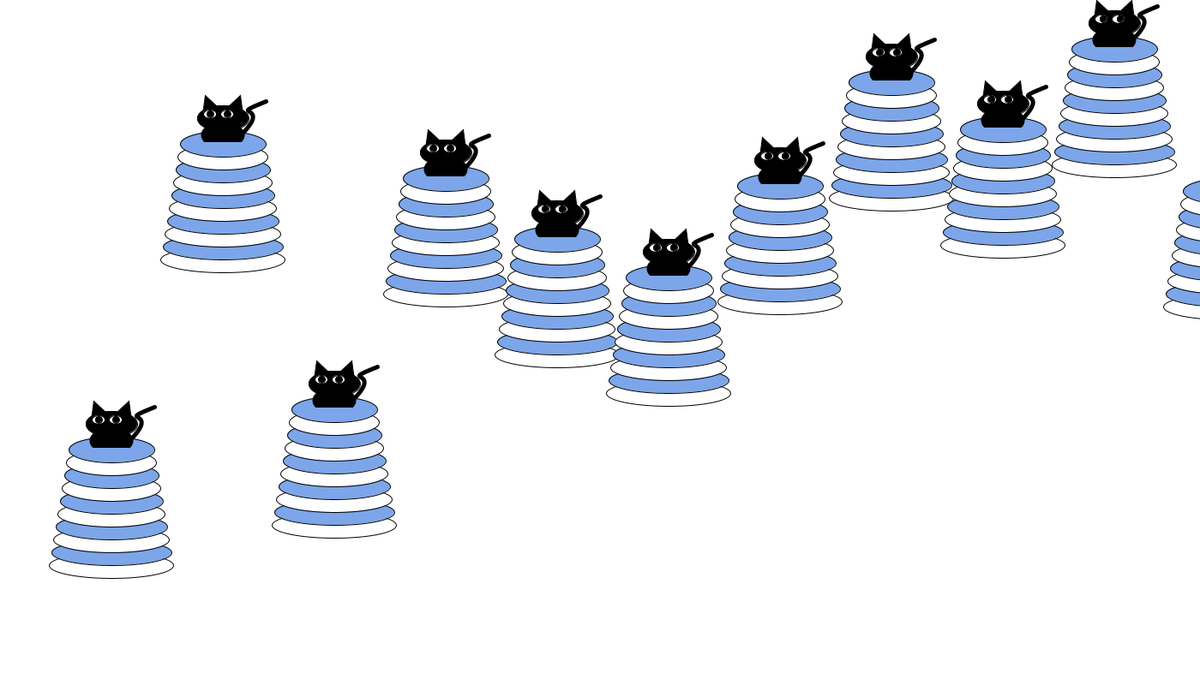
Frame 1 (no input)
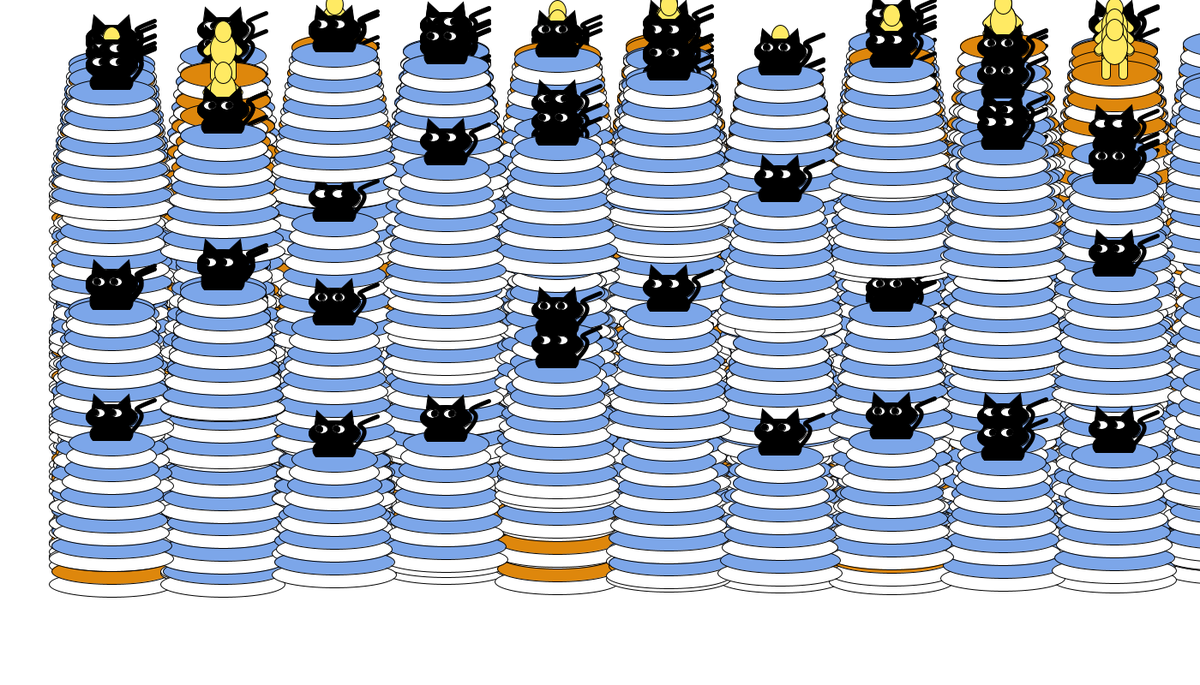
Frame 60 (the mouse pressed at the canvas centre just before this capture)
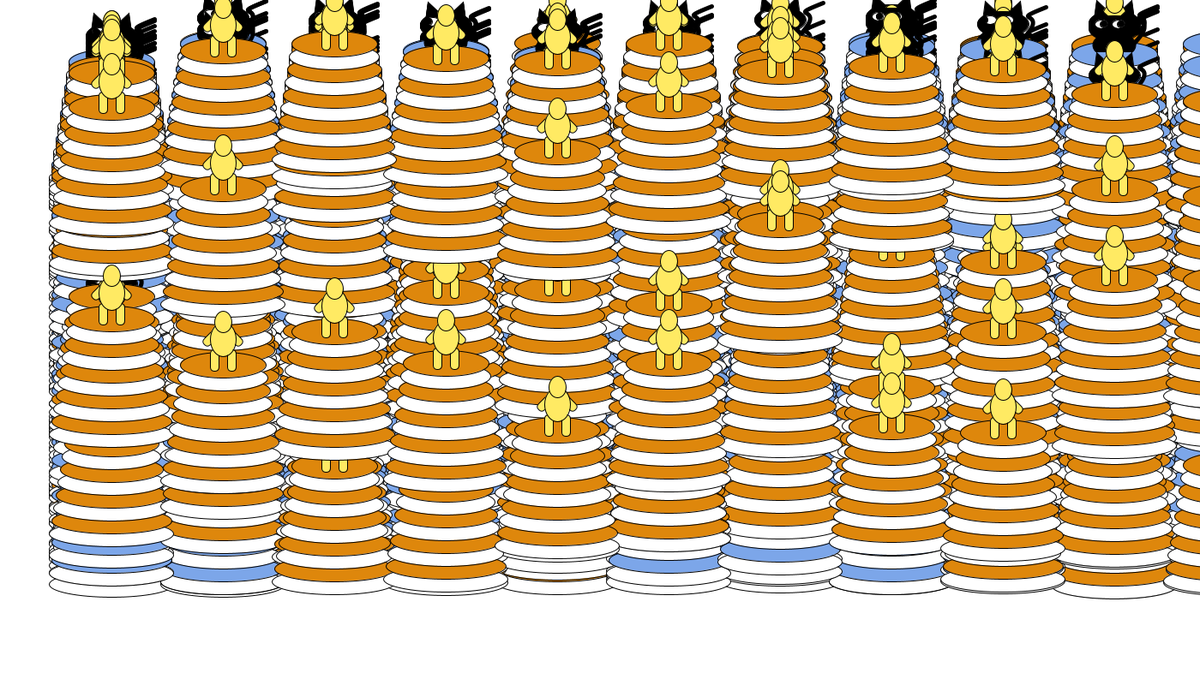
Frame 120 (the mouse held since frame 60 and released just before this capture)

The Processing sketch that drew these frames (run headless with seeded random() and noise(); from frame 60 on, the mouse is pressed at the canvas centre):

// Processing sketch: Building_Towers_and_putting_people_on_them
// ── Building_Towers_and_putting_people_on_them.pde

float kittyEyesOffset = 0.2;
float kittyEyesDx = 0.2;

int isCat = (int) random(2); 
int characters=(int)random(2);
/* 
Fun practice challenge with loops! 
1. Make 10 towers using a loop! 
2. How can you alternate between drawing a person and drawing a cat in the loop? 
-- hint, maybe think about isCat? 
3. How do you make the cats eyes move? What variable should you change? 
*/
void setup() {
  size(1400, 800);
  background(255);
  rectMode(CENTER);
  
}

void draw() {

  
for(int i = 1; i <= 11; i = i + 1) {
  
    if (characters == 0){
    tower(i*130, (int) random(200,700), 200, "kitty", color(124, 166, 233));
    } else if (characters == 1){
     tower(i*130, (int) random(200,700), 200, "person", color(222, 135, 12));
    }
  }
  
  if (frameCount % 10 == 0) {
    characters = (int) random(2);
    
  }
}

void tower(float xCenter, float yBottom, float h, String figure, color col) {
  float spacing = 30;
  int numLayers = (int) max(h / spacing, 10);
  for (int n = 1; n <= numLayers; n++) {
    if (n % 2 == 0) {
      fill(col);
    } else {
      fill(255);
    }
    ellipse(xCenter,
      yBottom - n * spacing * .5, 150 - n * 5, spacing);
  }
  // figure on top
  float towerTop = yBottom - numLayers * spacing * .5;
  if (figure == "kitty") {
    kitty(xCenter, towerTop);
  } else {
    person(xCenter, towerTop);
  }
}

void kitty(float xCenter, float towerTop) {
  fill(0);
  arc(xCenter, towerTop - 10, 50, 30, radians(150), radians(390), CHORD);
  // tail
  noFill();
  strokeWeight(5);
  bezier(xCenter + 50, towerTop - 50,
    xCenter, towerTop - 30, xCenter + 60, towerTop - 50,
    xCenter + 20, towerTop - 10);
  fill(0);
  strokeWeight(1);
  for (int ear = -1; ear <= 1; ear = ear + 2) {
    push();
    translate(xCenter, towerTop);
    rotate(radians(ear * 20));
    triangle(-10, -40, 10, -40, 0, -60);
    pop();
  }
  // face
  ellipse(xCenter, towerTop - 30, 60, 30);
  fill(255);
  ellipse(xCenter - 15, towerTop - 35, 15, 10);
  ellipse(xCenter + 5, towerTop - 35, 15, 10);

  // eyes, oscillate
  fill(0);
  ellipse(xCenter - 15 + kittyEyesOffset, towerTop - 35, 8, 8);
  ellipse(xCenter + 5 + kittyEyesOffset, towerTop - 35, 8, 8);
  kittyEyesOffset += kittyEyesDx;
  if (kittyEyesOffset >= 8 || kittyEyesOffset <= -8) {
    kittyEyesDx = -kittyEyesDx;
  }
}



void person(float xCenter, float towerTop) {
  fill(255, 234, 99);
  // legs
  rect(xCenter + 10, towerTop - 5, 10, 25, 80);
  rect(xCenter - 10, towerTop - 5, 10, 25, 80);

  // arms
  push();
  translate(xCenter, towerTop - 45);
  rotate(radians(-45));
  rect(0, 10, 10, 40, 70);
  rotate(radians(90));
  rect(0, 10, 10, 40, 70);
  pop();

  ellipse(xCenter, towerTop - 30, 30, 40);
  ellipse(xCenter, towerTop - 50, 20, 25);
}
